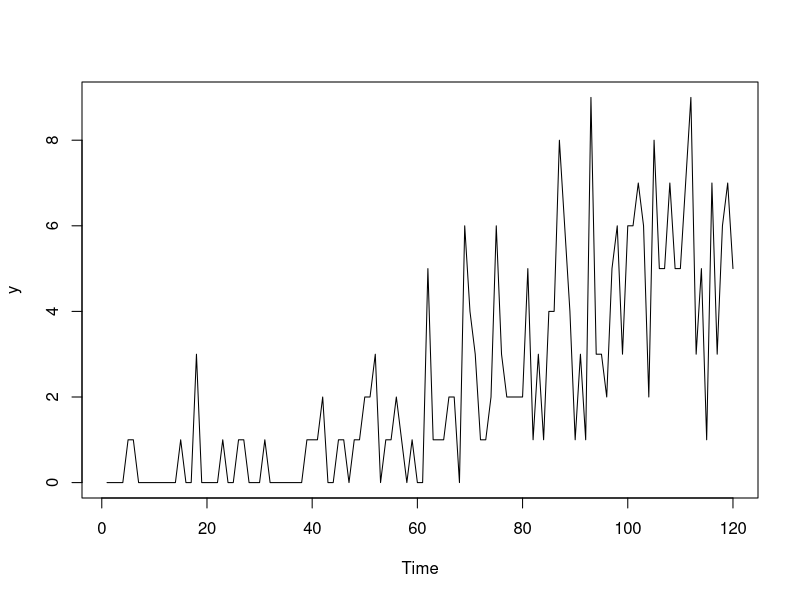

Source code (R): (Note: this script raises an error after producing the figure.)
## ---- chunk 1
y <- ts(c(rpois(20,0.25),rpois(20,0.5),rpois(20,1),rpois(20,2),rpois(20,3),rpois(20,5)))
## ---- chunk 2
plot(y)
## ---- chunk 3
oETSFModel1 <- oes(y, occurrence="fixed", h=10, holdout=TRUE)
oETSFModel1
plot(oETSFModel1)
## ---- chunk 4
oETSOModel <- oes(y, model="MMN", occurrence="odds-ratio", h=10, holdout=TRUE)
oETSOModel
plot(oETSOModel)
## ---- chunk 5
oETSIModel <- oes(y, model="MMN", occurrence="inverse-odds-ratio", h=10, holdout=TRUE)
oETSIModel
plot(oETSIModel)
